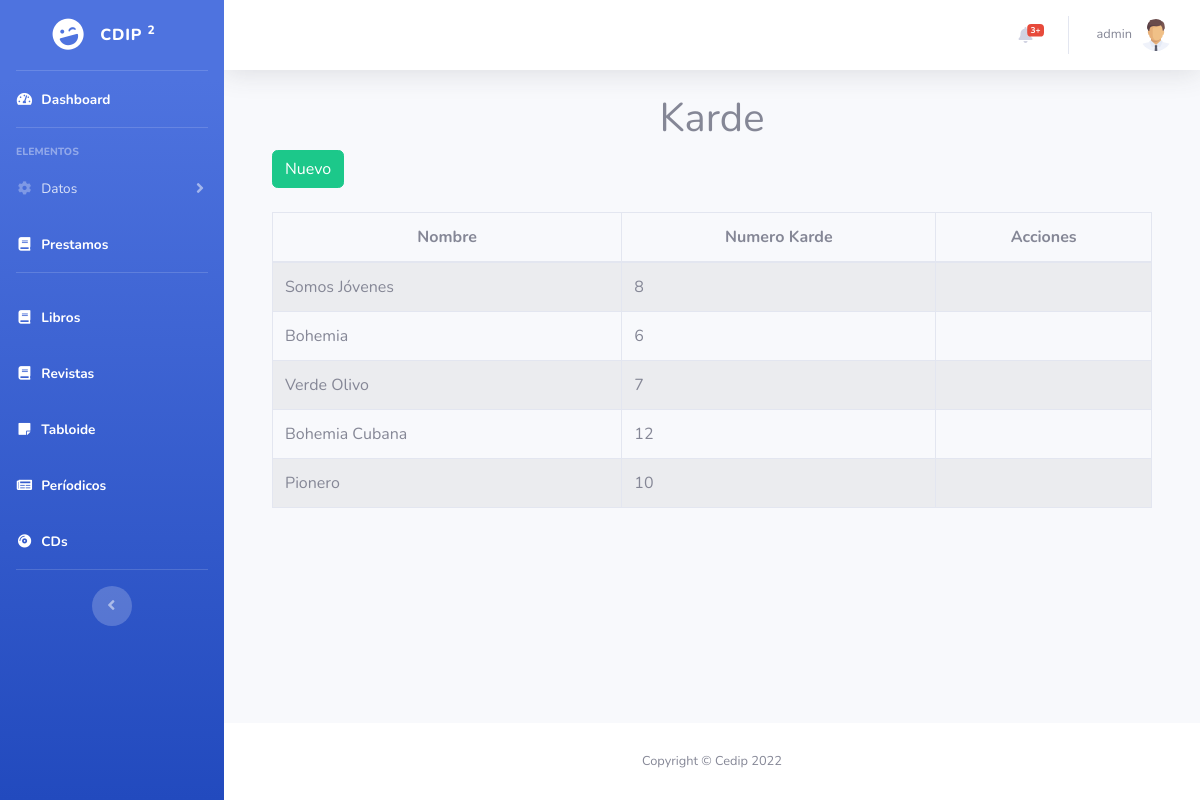
The page /dashboard/karde.php (signed in) on the database its author committed.
### tables this page shows
CREATE TABLE `karde` (
  `id` int(11) NOT NULL,
  `nombre` varchar(255) NOT NULL,
  `numero_karde` int(11) NOT NULL
);

### dashboard/karde.php (the view, shortened to what this page needs)
<?php require_once "vistas/parte_superior.php"?>
<div class="container">
   <h1 align="center">Karde</h1>
 <?php
$objeto = new Conexion();
$conexion = $objeto->Conectar();
$consulta = "SELECT id, nombre, numero_karde FROM karde";
$resultado = $conexion->prepare($consulta);
$resultado->execute();
$data=$resultado->fetchAll(PDO::FETCH_ASSOC);
?>
<div class="container">
        <div class="row">
            <div class="col-lg-12">
            <button id="btnNuevoKarde" type="button" class="btn btn-success" data-toggle="modal">Nuevo</button>
            </div>
        </div>
    </div>
    <br>
<div class="container">
        <div class="row">
                <div class="col-lg-12">
                    <div class="table-responsive">
                        <table id="tablaKarde" class="table table-striped table-bordered table-condensed" style="width:100%">
                        <thead class="text-center">
                            <tr>
                                <th>Nombre</th>
                                <th>Numero Karde</th>
                                <th>Acciones</th>
                            </tr>
                        </thead>
                        <tbody>
                            <?php
                            foreach($data as $dat) {
                            ?>
                            <tr>
                                <td><?php echo $dat['nombre'] ?></td>
                                <td><?php echo $dat['numero_karde'] ?></td>
                                <td></td>
                            </tr>
                            <?php
                                }
                            ?>
                        </tbody>
                       </table>
                    </div>
                </div>
        </div>
    </div>
</div>
<?php require_once "vistas/parte_inferior.php"?>

### dashboard/vistas/parte_superior.php (shortened to what this page needs)
<!DOCTYPE html>
<html lang="en">
<head>
  <link href="vendor/fontawesome-free/css/all.min.css" rel="stylesheet" type="text/css">
  <link href="css/sb-admin-2.min.css" rel="stylesheet">
    <link rel="stylesheet" type="text/css" href="vendor/datatables/datatables.min.css"/>
    <link rel="stylesheet"  type="text/css" href="vendor/datatables/DataTables-1.10.18/css/dataTables.bootstrap4.min.css">
</head>
<body id="page-top">
  <div id="wrapper">
    <ul class="navbar-nav bg-gradient-primary sidebar sidebar-dark accordion" id="accordionSidebar">
      <a class="sidebar-brand d-flex align-items-center justify-content-center" href="index.php">
        <div class="sidebar-brand-icon rotate-n-15">
          <i class="fas fa-laugh-wink"></i>
        </div>
        <div class="sidebar-brand-text mx-3">Cdip <sup>2</sup></div>
      </a>
      <hr class="sidebar-divider my-0">
      <li class="nav-item active">
        <a class="nav-link" href="index.php">
          <i class="fas fa-fw fa-tachometer-alt"></i>
          <span>Dashboard</span></a>
      </li>
      <hr class="sidebar-divider">
      <div class="sidebar-heading">
        Elementos
      </div>
      <li class="nav-item">
        <a class="nav-link collapsed" href="#" data-toggle="collapse" data-target="#collapseTwo" aria-expanded="true" aria-controls="collapseTwo">
          <i class="fas fa-fw fa-cog"></i>
          <span>Datos</span>
        </a>
      </li>
      <li class="nav-item active">
        <a class="nav-link" href="index.php">
          <i class="fas fa-fw fa-book"></i>
          <span>Prestamos</span></a>
      </li>
      <hr class="sidebar-divider">
      <li class="nav-item active">
        <a class="nav-link" href="libros.php">
          <i class="fas fa-fw fa-book"></i>
          <span>Libros</span></a>
      </li>
      <li class="nav-item active">
        <a class="nav-link" href="revistas.php">
          <i class="fas fa-fw fa-book"></i>
          <span>Revistas</span></a>
      </li>
      <li class="nav-item active">
        <a class="nav-link" href="tabloides.php">
          <i class="fas fa-fw fa-sticky-note"></i>
          <span>Tabloide</span></a>
      </li>
      <li class="nav-item active">
        <a class="nav-link" href="periodicos.php">
          <i class="fas fa-fw fa-newspaper"></i>
          <span>Períodicos</span></a>
      </li>
      <li class="nav-item active">
        <a class="nav-link" href="cds.php">
          <i class="fas fa-fw  fa-compact-disc"></i>
          <span>CDs</span></a>
      </li>
      <hr class="sidebar-divider d-none d-md-block">
      <div class="text-center d-none d-md-inline">
        <button class="rounded-circle border-0" id="sidebarToggle"></button>
      </div>
    </ul>
    <div id="content-wrapper" class="d-flex flex-column">
      <div id="content">
        <nav class="navbar navbar-expand navbar-light bg-white topbar mb-4 static-top shadow">
          <ul class="navbar-nav ml-auto">
            <li class="nav-item dropdown no-arrow mx-1">
              <a class="nav-link dropdown-toggle" href="#" id="alertsDropdown" role="button" data-toggle="dropdown" aria-haspopup="true" aria-expanded="false">
                <i class="fas fa-bell fa-fw"></i>
                <span class="badge badge-danger badge-counter">3+</span>
              </a>
            </li>
            <li class="nav-item dropdown no-arrow">
              <a class="nav-link dropdown-toggle" href="#" id="userDropdown" role="button" data-toggle="dropdown" aria-haspopup="true" aria-expanded="false">
                <span class="mr-2 d-none d-lg-inline text-gray-600 small"><?php echo $_SESSION["s_usuario"];?></span>
                <img class="img-profile rounded-circle" src="img/user.png">
              </a>
            </li>
          </ul>
        </nav>

### dashboard/vistas/parte_inferior.php (shortened to what this page needs)
      </div>
      <footer class="sticky-footer bg-white">
        <div class="container my-auto">
          <div class="copyright text-center my-auto">
            <span>Copyright &copy; Cedip 2022</span>
          </div>
        </div>
      </footer>
    </div>
  </div>
</body>
</html>

### rows shown on the page
karde: nombre "Somos Jóvenes", numero_karde "8"
karde: nombre "Bohemia", numero_karde "6"
karde: nombre "Verde Olivo", numero_karde "7"
karde: nombre "Bohemia Cubana", numero_karde "12"
karde: nombre "Pionero", numero_karde "10"

### other values the page prints
$_SESSION["s_usuario"] "admin"
